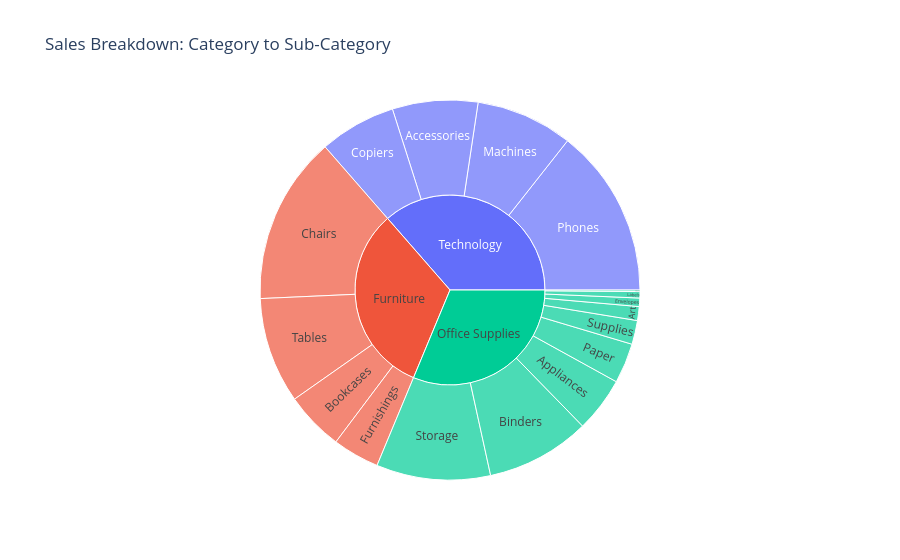

Source (notebook cell):
### Markdown cell above
**Question 9: What does the mix of sales look like across product categories and their sub-categories**

### Code cell
fig_sunburst = px.sunburst(df, path=['Category', 'Sub-Category'], values='Sales', title="Sales Breakdown: Category to Sub-Category")

fig_sunburst

### Figure 1 — Plotly figure (JSON) as saved in the notebook; plotly's stock layout.template omitted (floating-point values rounded to 4 significant figures)
{"data": [{"branchvalues": "total", "domain": {"x": [0, 1], "y": [0, 1]}, "hovertemplate": "labels=%{label}<br>Sales=%{value}<br>parent=%{parent}<br>id=%{id}<extra></extra>", "ids": ["Furniture/Bookcases", "Furniture/Chairs", "Office Supplies/Labels", "Furniture/Tables", "Office Supplies/Storage", "Furniture/Furnishings", "Office Supplies/Art", "Technology/Phones", "Office Supplies/Binders", "Office Supplies/Appliances", "Office Supplies/Paper", "Technology/Accessories", "Office Supplies/Envelopes", "Office Supplies/Fasteners", "Office Supplies/Supplies", "Technology/Machines", "Technology/Copiers", "Furniture", "Office Supplies", "Technology"], "labels": ["Bookcases", "Chairs", "Labels", "Tables", "Storage", "Furnishings", "Art", "Phones", "Binders", "Appliances", "Paper", "Accessories", "Envelopes", "Fasteners", "Supplies", "Machines", "Copiers", "Furniture", "Office Supplies", "Technology"], "name": "", "parents": ["Furniture", "Furniture", "Office Supplies", "Furniture", "Office Supplies", "Furniture", "Office Supplies", "Technology", "Office Supplies", "Office Supplies", "Office Supplies", "Technology", "Office Supplies", "Office Supplies", "Office Supplies", "Technology", "Technology", "", "", ""], "type": "sunburst", "values": [114900.0, 328200.0, 12490.0, 207000.0, 222800.0, 91280.0, 27120.0, 330000.0, 203300.0, 107500.0, 78260.0, 166900.0, 16480.0, 3024.0, 46670.0, 189200.0, 149500.0, 741300.0, 717600.0, 835700.0]}], "layout": {"legend": {"tracegroupgap": 0}, "title": {"text": "Sales Breakdown: Category to Sub-Category"}}}
